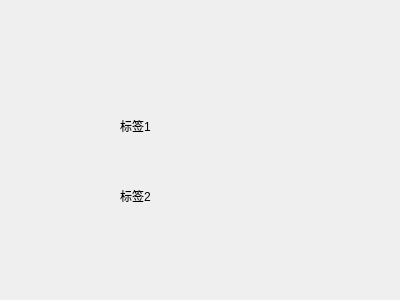
<?xml version="1.0" encoding="UTF-8"?>
<ui version="4.0">
 <class>Form</class>
 <widget class="QWidget" name="Form">
  <property name="geometry">
   <rect>
    <x>0</x>
    <y>0</y>
    <width>400</width>
    <height>300</height>
   </rect>
  </property>
  <property name="windowTitle">
   <string>Form</string>
  </property>
  <widget class="QLabel" name="label">
   <property name="geometry">
    <rect>
     <x>120</x>
     <y>100</y>
     <width>111</width>
     <height>51</height>
    </rect>
   </property>
   <property name="text">
    <string>标签1</string>
   </property>
  </widget>
  <widget class="QLabel" name="label_2">
   <property name="geometry">
    <rect>
     <x>120</x>
     <y>170</y>
     <width>121</width>
     <height>51</height>
    </rect>
   </property>
   <property name="text">
    <string>标签2</string>
   </property>
  </widget>
 </widget>
 <resources/>
 <connections/>
</ui>
